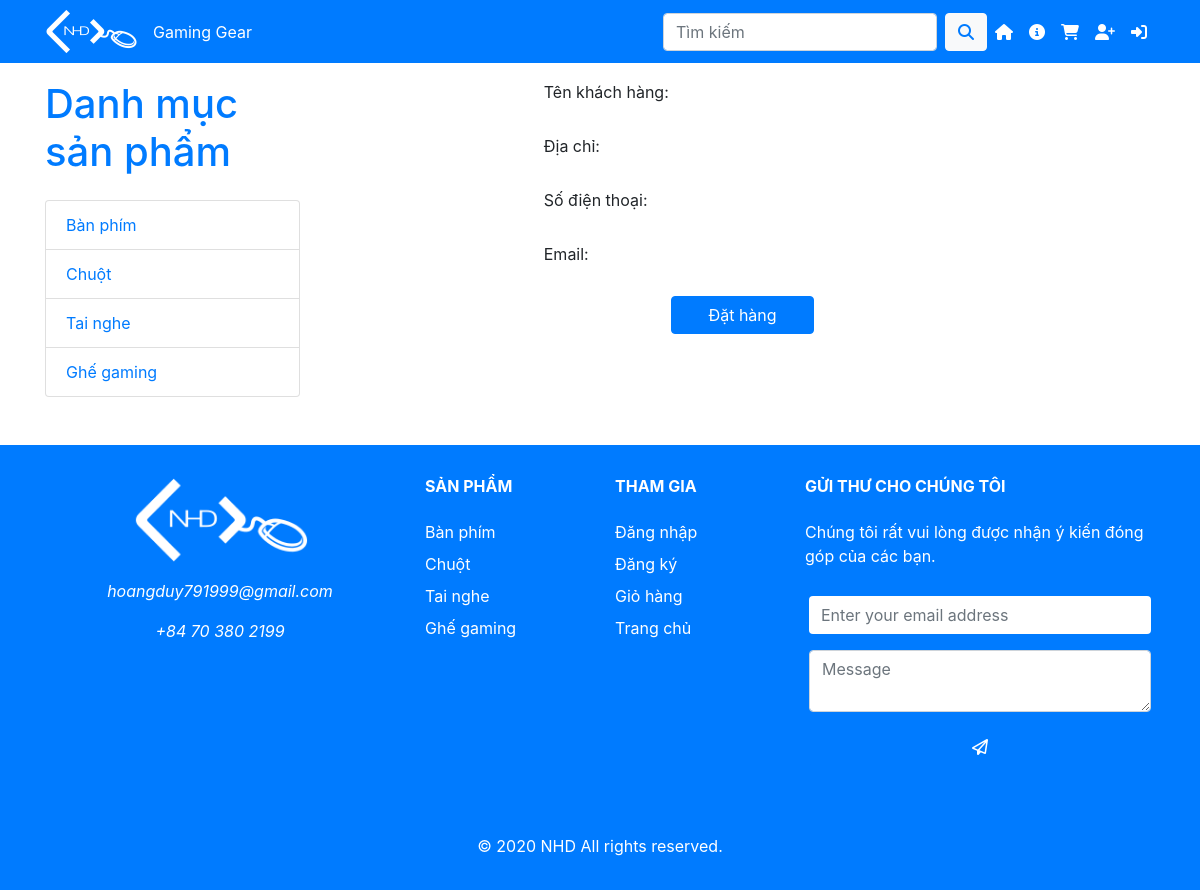
/Cart.php, run on the app's committed database.
### tables this page shows
CREATE TABLE `danhmuc` (
  `id` int(11) NOT NULL,
  `name` varchar(50) DEFAULT NULL
);

### xl_csdl.php (called while the page is built, shortened)
<?php
function Doc_Bang($sql)
{
	$options = array(
		PDO::MYSQL_ATTR_INIT_COMMAND => "SET NAMES utf8",
		PDO::ATTR_ERRMODE => PDO::ERRMODE_EXCEPTION
	);
	$db = new PDO('mysql:host=localhost;dbname=gaminggear', 'root', '',$options);
	$bang=$db->query($sql);
	return $bang;
}
?>

### Category.php (the view)
<?php
    include_once("xl_csdl.php");
    $bangloaisp=Doc_Bang("select * from danhmuc");
    foreach($bangloaisp as $lsp)
    echo "<a href='index.php?maloai=".$lsp[0]."' class='list-group-item'>".$lsp[1]."</a>";
?>

### css/shop-homepage.css (style rules this page uses)
body { padding-top: 56px; }

### data on the page
danhmuc: name "Bàn phím"
danhmuc: name "Chuột"
danhmuc: name "Tai nghe"
danhmuc: name "Ghế gaming"
